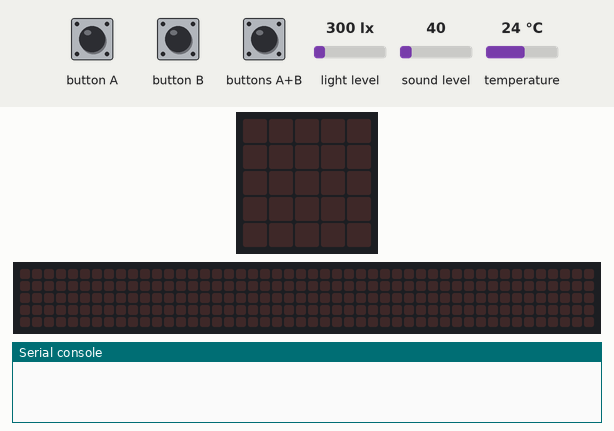
This program was run on a simulated BBC micro:bit running MicroPython. Parts: the board's 5×5 LED display, a strip that is not on the board, showing the scrolling text unrolled, the last lines printed to the serial console. The inputs (shaded band) are chosen by the test bench; at power-on: light level 300 lx, sound level 40, temperature 24 °C. No radio messages arrive unless stated (any console line starting 'radio sent:' is added by the test bench); the 48×5 strip is a reading aid, not a part: it shows the text the display is scrolling, unrolled, one strip-width of it at a time.

Above: at 1.2 s.
1.3 s: buttons A+B pressed for 1 s
At 1.54 s:
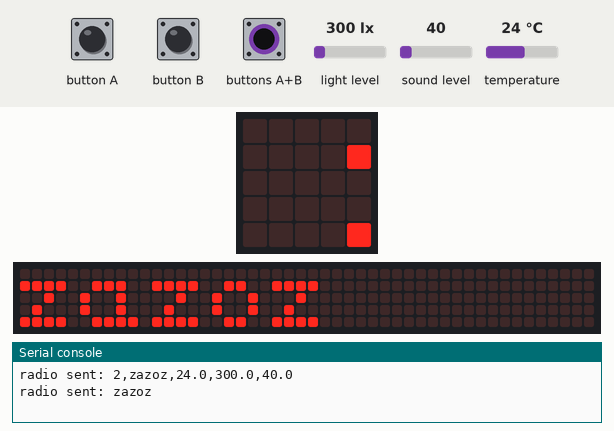
11.3 s: buttons A+B pressed for 3.2 s
At 12.07 s:
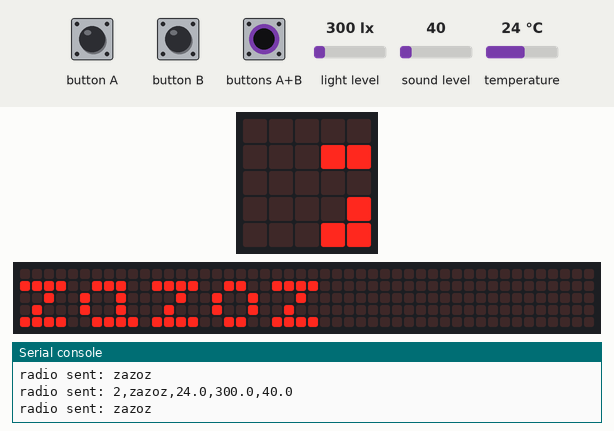
Timing chart, 0 to 14.3 s (numbered marks = the images above; inputs shaded):
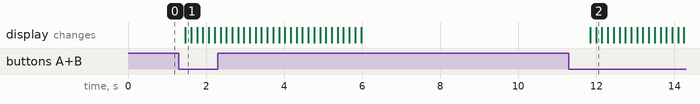

Measured:
- after the input at 1.3 s, the display: changes after 0.17 s (image 1)
- after the input at 11.3 s, the display: first changes after 0.55 s (image 2 shows a later state)

The program:

main.py
```python
from microbit import *
import radio
import environmentSensors as sensors

PACKET_ID = 2
thisSensor = sensors.EnvironmentSensor()
name = ""

def getAverageTemp():
    temps = []

    for i in range(0,333):
        temps.append(thisSensor.getTemp())
        sleep(1)

    avg = sum(temps)/len(temps)
    return avg

def getAverageNoise():
    noise = []

    for i in range(0,333):
        noise.append(thisSensor.getNoiseLevel())
        sleep(1)

    avg = sum(noise)/len(noise)
    return avg

def getAverageLight():
    noise = []

    for i in range(0,333):
        noise.append(thisSensor.getAmbientLight())
        sleep(1)

    avg = sum(noise)/len(noise)
    return avg

def main():
    global name
    global thisSensor

    radio.on()
    name = thisSensor.getMicroName()

    while True:
        # Send data to the receiver every second
        radio.config(channel=21)# Send to receiver
        radio.send(str(PACKET_ID)+","+name+ ","+ str(getAverageTemp()) + "," + str(getAverageLight()) + "," + str(getAverageNoise()))
        radio.config(channel=22) # Send to location-ping microbits
        radio.send(name)
        sleep(1)

        # Print name when button combo pressed
        if(button_a.is_pressed() and button_b.is_pressed()):
            display.scroll(name)
main()
```

environmentSensors.py
```python
### USED FOR BASIC SENSOR INFO ###

from microbit import *
from opt3001 import *
import struct
import machine

class EnvironmentSensor():

    def __init__(self):

        self.__lightSensor = opt3001()#light sensor object

        self.__setMicroName()

    ##tempearature reading
    def getTemp(self):
        tempReading = temperature()
        return tempReading

    ##Ambient light level reading
    def getAmbientLight(self):
        ambientReading = self.__lightSensor.read_lux_float()
        #ambientReading = 100
        return ambientReading

    ##Noise level reading
    def getNoiseLevel(self):
        noiseReading = microphone.sound_level()
        return noiseReading


    #the name of the microbit itself
    def __setMicroName(self):
        length = 5
        letters = 5
        codebook = [
            ['z', 'v', 'g', 'p', 't'],
            ['u', 'o', 'i', 'e', 'a'],
            ['z', 'v', 'g', 'p', 't'],
            ['u', 'o', 'i', 'e', 'a'],
            ['z', 'v', 'g', 'p', 't']
        ]
        name = []

        # Derive our name from the nrf51822's unique ID
        _, n = struct.unpack("II", machine.unique_id())
        ld = 1
        d = letters

        for i in range(0, length):
            h = (n % d) // ld
            n -= h
            d *= letters
            ld *= letters
            name.insert(0, codebook[i][h])

        self.__microName = "".join(name)

    def getMicroName(self):
        return self.__microName
```

opt3001.py
```python
import microbit
import math


I2C_LS_REG_RESULT = 0x00
I2C_LS_REG_CONFIG = 0x01
I2C_LS_REG_LOWLIMIT = 0x02
I2C_LS_REG_HIGHLIMIT = 0x03
I2C_LS_REG_MANUFACTURERID = 0x7E
I2C_LS_REG_DEVICEID = 0x7F

# Configdata for Register "Configuration"
I2C_LS_CONFIG_DEFAULT = 0xc810

# Configdata for Register "Configuration"
I2C_LS_CONFIG_CONT_FULL_800MS = 0xcc10
#----------------------------------

def _read_16bit(address, reg):
    microbit.i2c.write(address, bytes([reg]),repeat=True)
    values = microbit.i2c.read(address,2)
    data = (values[0] << 8) | values[1]
    return data

def _write_16bit(address, reg, data):
    d1= (data >> 8)
    d0= data & 0xFF
    microbit.i2c.write(address, bytes([reg,d1,d0]))


class opt3001:

    def __init__(self, address = 0x44):

        self.addr = address
        _write_16bit(self.addr,I2C_LS_REG_CONFIG,I2C_LS_CONFIG_CONT_FULL_800MS)

    def read_manufacture_id(self):

        return _read_16bit(self.addr, I2C_LS_REG_MANUFACTURERID)

    def read_device_id(self):
        return read_16bit(self.addr, I2C_LS_REG_DEVICEID)

    def read_lux_fixpoint(self):

        # Register Value
        req_value = _read_16bit(self.addr,I2C_LS_REG_RESULT)
        # Convert to LUX
        mantisse = req_value & 0x0fff
        exponent = (req_value & 0xf000) >> 12

        return 2**exponent * mantisse  # mantisse << exponent;

    def read_lux_float(self):

        # Register Value
        req_value = _read_16bit(self.addr,I2C_LS_REG_RESULT)

        # Convert to LUX
        mantisse = req_value & 0x0fff
        exponent = (req_value & 0xf000) >> 12

        return 2**exponent * mantisse * 0.01  # mantisse << exponent * 0.01;
```
